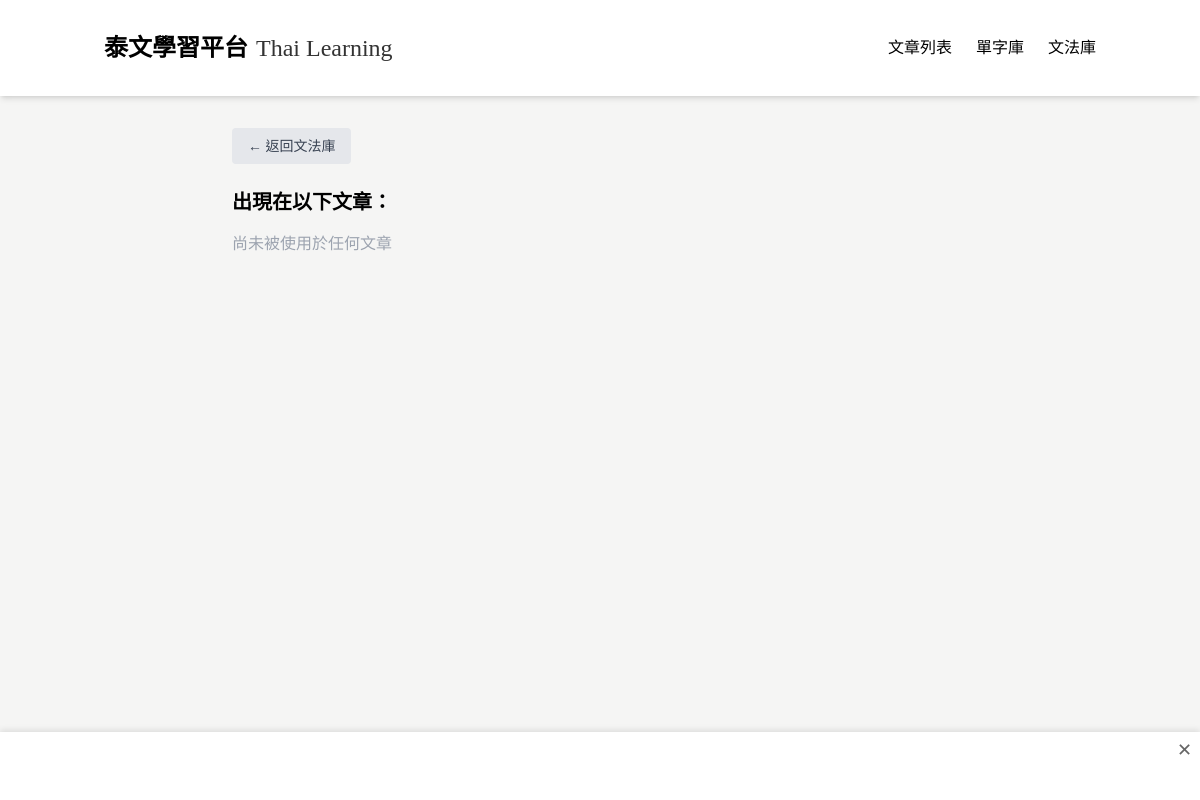
/grammar/131, run on an earlier commit of the app's database.
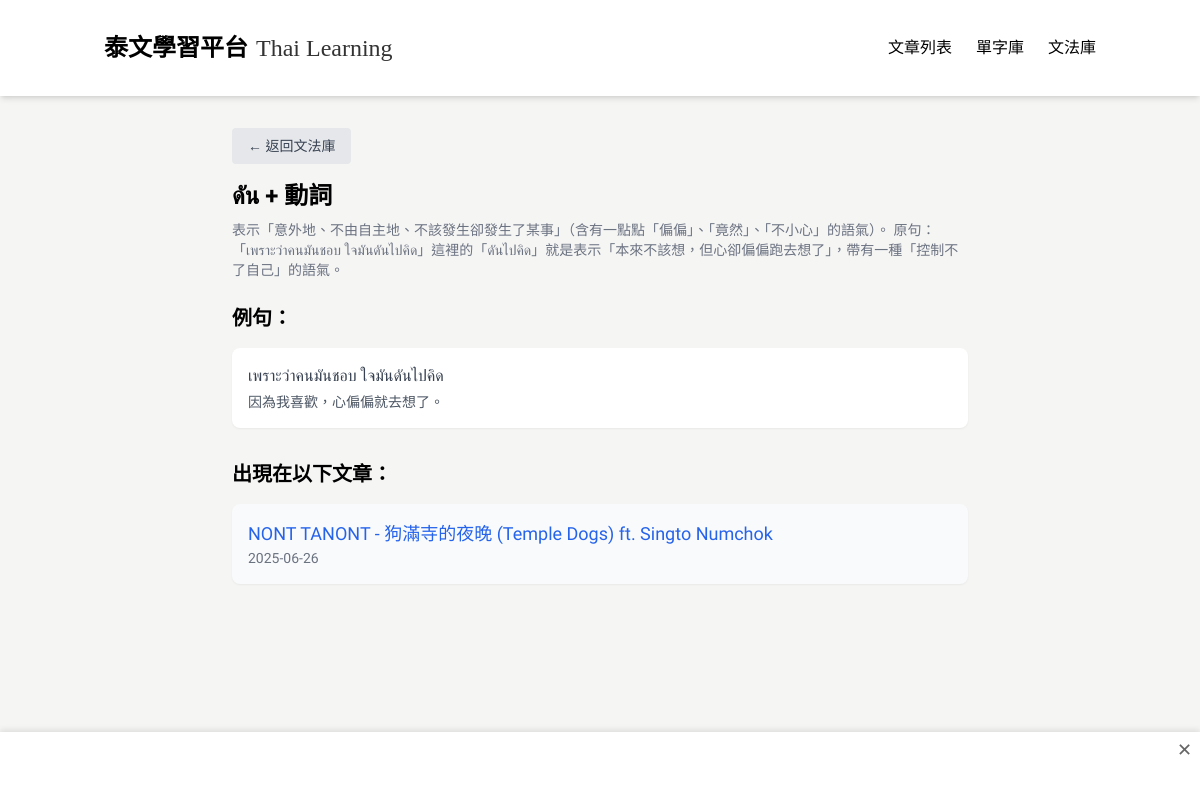
And on a later commit of the database.
### tables this page shows
CREATE TABLE GrammarPoint (
            id INTEGER PRIMARY KEY AUTOINCREMENT,
            title TEXT,
            explanation TEXT,
            articleId INTEGER,
            createdAt TEXT,
            updatedAt TEXT
        );

CREATE TABLE GrammarExample (
            id INTEGER PRIMARY KEY AUTOINCREMENT,
            thai TEXT,
            chinese TEXT,
            grammarPointId INTEGER,
            createdAt TEXT,
            updatedAt TEXT
        );

CREATE TABLE Article (
            id INTEGER PRIMARY KEY AUTOINCREMENT,
            title TEXT,
            chineseTitle TEXT,
            content TEXT,
            chineseContent TEXT,
            category TEXT,
            url TEXT,
            status TEXT,
            createdAt TEXT,
            updatedAt TEXT,
            authorId INTEGER
        );

### app_sqlite.py (the view)
@app.route('/grammar/<int:grammar_id>')
def grammar_detail(grammar_id):
    conn = get_db_connection()
    grammar_point = conn.execute(
        'SELECT * FROM GrammarPoint WHERE id = ?', (grammar_id,)
    ).fetchone()
    examples = conn.execute(
        'SELECT * FROM GrammarExample WHERE grammarPointId = ?', (grammar_id,)
    ).fetchall()
    articles = conn.execute("""
        SELECT Article.*
        FROM Article
        JOIN GrammarArticle ON Article.id = GrammarArticle.articleId
        WHERE GrammarArticle.grammarPointId = ? AND Article.status = 'published'
        ORDER BY Article.createdAt DESC
    """, (grammar_id,)).fetchall()
    conn.close()
    return render_template('grammar_detail.html', grammar=grammar_point, examples=examples, articles=articles)

### app_sqlite.py (called while the page is built)
def get_db_connection():
    base_path = os.path.dirname(os.path.abspath(__file__))
    db_path = os.path.join(base_path, 'data.db')
    conn = sqlite3.connect(db_path)  # SQLite 檔名
    conn.row_factory = sqlite3.Row     # 讓取出的資料像字典一樣操作
    return conn

### templates/grammar_detail.html (shortened to what this page needs)
{% extends "base.html" %}
{% block content %}
<div class="max-w-3xl mx-auto px-4 py-8">
  <div class="mb-4">
    <a href="/grammar" class="inline-block px-4 py-2 bg-gray-200 text-gray-700 rounded hover:bg-gray-300 text-sm">
      ← 返回文法庫
    </a>
  </div>
  <h1 class="text-2xl font-bold mb-2">{{ grammar.title }}</h1>
  <p class="text-sm text-gray-500 mb-6">{{ grammar.explanation }}</p>
  {% if examples %}
  <div class="mb-8">
    <h2 class="text-xl font-semibold mb-4">例句：</h2>
    <div class="space-y-3">
      {% for example in examples %}
      <div class="bg-white p-4 rounded-lg shadow-sm">
        <p class="thai-text mb-1 text-gray-700">{{ example.thai }}</p>
        <p class="text-sm text-gray-600">{{ example.chinese }}</p>
      </div>
      {% endfor %}
    </div>
  </div>
  {% endif %}
  <h2 class="text-xl font-semibold mb-4">出現在以下文章：</h2>
  <ul class="space-y-3">
    {% for article in articles %}
    <li>
      <a href="/article/{{ article.id }}" class="block p-4 bg-gray-50 hover:bg-gray-100 rounded-lg shadow-sm transition">
        <p class="text-lg font-medium text-blue-600">{{ article.chineseTitle or article.title }}</p>
        <p class="text-sm text-gray-500">{{ article.createdAt[:10] }}</p>
      </a>
    </li>
    {% else %}
    <li class="text-gray-400">尚未被使用於任何文章</li>
    {% endfor %}
  </ul>
</div>
{% endblock %}

What changed in the data, as far as the page shows it:
added GrammarPoint: title "ดัน + 動詞", explanation "表示「意外地、不由自主地、不該發生卻發生了某事」（含有一點點「偏偏」、「竟然」、「不小心」的語氣）。 原句：「เพราะว่าคนมันชอบ ใจมันดันไปคิด」這裡的「ดันไปคิด」就是表示「本來不該想，但心卻偏偏跑去想了」，帶有一種「控制不了自己」的語氣。"
added GrammarExample: thai "เพราะว่าคนมันชอบ ใจมันดันไปคิด", chinese "因為我喜歡，心偏偏就去想了。"
now on this page (row edited): Article: chineseTitle "NONT TANONT - 狗滿寺的夜晚 (Temple Dogs) ft. Singto Numchok", createdAt "2025-06-26"
Also different on the page:
text no longer shown: "尚未被使用於任何文章"
text now shown: "例句："
